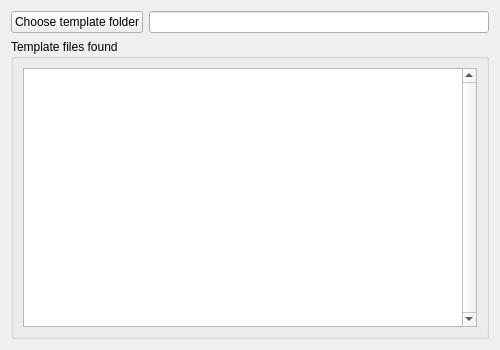
<?xml version="1.0" encoding="UTF-8"?>
<ui version="4.0">
 <class>RedrockSettingsWidget</class>
 <widget class="QWidget" name="RedrockSettingsWidget">
  <property name="geometry">
   <rect>
    <x>0</x>
    <y>0</y>
    <width>500</width>
    <height>350</height>
   </rect>
  </property>
  <layout class="QGridLayout" name="gridLayout_2">
   <item row="0" column="0">
    <widget class="QPushButton" name="select_template_dir_rrock">
     <property name="text">
      <string>Choose template folder</string>
     </property>
    </widget>
   </item>
   <item row="0" column="1">
    <widget class="QLineEdit" name="linet_edit_template_dir_rrock"/>
   </item>
   <item row="1" column="0" colspan="2">
    <widget class="QGroupBox" name="groupBox_rrock">
     <property name="title">
      <string>Template files found</string>
     </property>
     <layout class="QGridLayout" name="gridLayout_rrock_files">
      <item row="0" column="0">
       <widget class="QListWidget" name="template_files_list_widget_rrock">
        <property name="verticalScrollBarPolicy">
         <enum>Qt::ScrollBarPolicy::ScrollBarAlwaysOn</enum>
        </property>
       </widget>
      </item>
     </layout>
    </widget>
   </item>
  </layout>
 </widget>
 <resources/>
 <connections/>
</ui>
